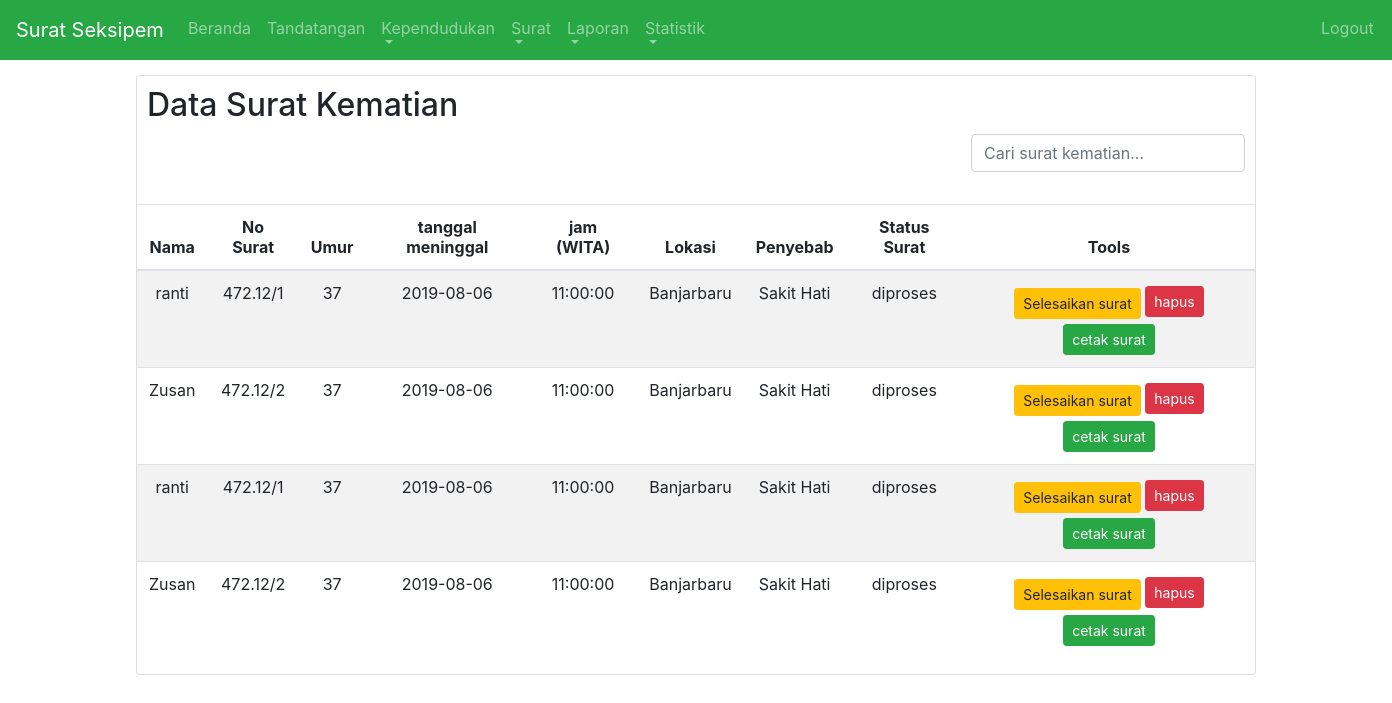
Screenshot of /surat_kematian.php (signed in) with the database file from the repository.
### tables this page shows
CREATE TABLE IF NOT EXISTS `surat_kematian` (
  `id` int(11) NOT NULL AUTO_INCREMENT,
  `no_surat` varchar(255) NOT NULL,
  `nik` varchar(255) NOT NULL,
  `nama` varchar(80) NOT NULL,
  `nik_mati` varchar(255) NOT NULL,
  `jk` varchar(35) NOT NULL,
  `alamat` text NOT NULL,
  `umur` int(3) NOT NULL,
  `anak_ke` int(3) DEFAULT NULL,
  `hari_meninggal` varchar(30) NOT NULL,
  `tanggal` date NOT NULL,
  `jam` time NOT NULL,
  `lokasi` varchar(80) NOT NULL,
  `penyebab` varchar(80) NOT NULL,
  `s_kk` varchar(255) DEFAULT NULL,
  `s_pengantar` varchar(255) DEFAULT NULL,
  `s_ktp_pelapor` varchar(255) DEFAULT NULL,
  `s_ktp_mati` varchar(255) DEFAULT NULL,
  `s_rs` varchar(255) DEFAULT NULL,
  `s_pbb` varchar(255) DEFAULT NULL,
  `ktp_saksi1` varchar(255) DEFAULT NULL,
  `ktp_saksi2` varchar(255) DEFAULT NULL,
  `status_surat` varchar(255) NOT NULL,
  `tgl_surat` timestamp NULL DEFAULT CURRENT_TIMESTAMP ON UPDATE CURRENT_TIMESTAMP,
  `ket_surat` varchar(255) DEFAULT NULL,
  PRIMARY KEY (`id`),
  KEY `surat_kematian_ibfk_1` (`nik`)
);

### surat_kematian.php (the view, shortened to what this page needs)
<?php
if($_SESSION['level']=="" || $_SESSION['level']=="rakyat"){
	header("location:login.php");
}else {
include ('header.php');
$mySql="SELECT * FROM surat_kematian";
?>
<div class="card">
	<h2 style="margin:10px;">Data Surat Kematian</h2>
	<div class="form-group">
			<div class="right"  style="margin-right:10px;">
					<form class="" method="POST" action="surat_kematian.php">
								<input type="text" class="form-control" name="qcari" placeholder="Cari surat kematian..." autofocus/>
					</form>
		</div>
			</div>
	<div class="table-responsive">
		<table class="table table-striped table-hover">
			<thead >
				<tr>
					<th scope="col" class="text-center">Nama</th>
					<th scope="col" class="text-center">No Surat</th>
					<th scope="col" class="text-center">Umur</th>
					<th scope="col" class="text-center">tanggal meninggal</th>
					<th scope="col" class="text-center">jam (WITA)</th>
					<th scope="col" class="text-center">Lokasi</th>
					<th scope="col" class="text-center">Penyebab</th>
					<th scope="col" class="text-center">Status Surat</th>
					<th scope="col" class="text-center">Tools</th>
				</tr>
			</thead>
<?php
	$myQry = mySqli_query ($koneksi, $mySql) or die ("Query salah : ".mysqli_error ($koneksi));
	while ($kolomData = mysqli_fetch_array ($myQry)) {
?>
		<tr>
			<td class="text-center"><?php echo $kolomData['nama']; ?></td>
			<td class="text-center"><?php echo $kolomData['no_surat']; ?></td>
            <td class="text-center"><?php echo $kolomData['umur']; ?></td>
			<td class="text-center"><?php echo $kolomData['tanggal']; ?></td>
			<td class="text-center"><?php echo $kolomData['jam']; ?></td>
            <td class="text-center"><?php echo $kolomData['lokasi']; ?></td>
            <td class="text-center"><?php echo $kolomData['penyebab']; ?></td>
						<td class="text-center"><?php echo $kolomData['status_surat']; ?></td>
			<td class="text-center">
				<?php
					if ($kolomData['status_surat'] == 'diproses') {
				?>
				<a href="surat_kematian_selesai.php?id=<?php echo $kolomData['id'];?>" class="btn btn-sm btn-warning" style="margin-top:5px;">Selesaikan surat</a>
				<a href="surat_kematian_hapus.php?id=<?php echo $kolomData['id'];?>" title="Hapus data" onClick="confirm ('Yakin menghapus Data ini?')" class="btn btn-danger btn-sm">
				hapus</a>
				<a href="surat_kematian_cetak.php?id=<?php echo $kolomData['id'];?>" class="btn btn-sm btn-success" style="margin-top:5px;">cetak surat</a>
				<?php
					}
				?>
			</td>
		</tr>
	<?php } ?>
				</table>
				</div>
			</div>
<?php include "footer.php"; }?>

### css/site.css (style rules this page uses)
.form-group { margin-bottom: 15px; }
.form-group .right { float: right; }

### rows the page displays
surat_kematian: nama "ranti", no_surat "472.12/1", umur "37", tanggal "2019-08-06", jam "11:00:00", lokasi "Banjarbaru", penyebab "Sakit Hati", status_surat "diproses"
surat_kematian: nama "Zusan", no_surat "472.12/2", umur "37", tanggal "2019-08-06", jam "11:00:00", lokasi "Banjarbaru", penyebab "Sakit Hati", status_surat "diproses"
surat_kematian: nama "ranti", no_surat "472.12/1", umur "37", tanggal "2019-08-06", jam "11:00:00", lokasi "Banjarbaru", penyebab "Sakit Hati", status_surat "diproses"
surat_kematian: nama "Zusan", no_surat "472.12/2", umur "37", tanggal "2019-08-06", jam "11:00:00", lokasi "Banjarbaru", penyebab "Sakit Hati", status_surat "diproses"
